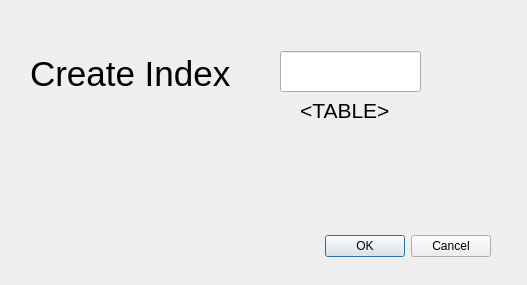
<?xml version="1.0" encoding="UTF-8"?>
<ui version="4.0">
 <class>Create_Index</class>
 <widget class="QDialog" name="Create_Index">
  <property name="geometry">
   <rect>
    <x>0</x>
    <y>0</y>
    <width>527</width>
    <height>285</height>
   </rect>
  </property>
  <property name="windowTitle">
   <string>Dialog</string>
  </property>
  <widget class="QDialogButtonBox" name="buttonBox">
   <property name="geometry">
    <rect>
     <x>150</x>
     <y>230</y>
     <width>341</width>
     <height>32</height>
    </rect>
   </property>
   <property name="orientation">
    <enum>Qt::Horizontal</enum>
   </property>
   <property name="standardButtons">
    <set>QDialogButtonBox::Cancel|QDialogButtonBox::Ok</set>
   </property>
  </widget>
  <widget class="QLineEdit" name="lineEdit">
   <property name="geometry">
    <rect>
     <x>280</x>
     <y>51</y>
     <width>141</width>
     <height>41</height>
    </rect>
   </property>
  </widget>
  <widget class="QLabel" name="label">
   <property name="geometry">
    <rect>
     <x>30</x>
     <y>33</y>
     <width>261</width>
     <height>81</height>
    </rect>
   </property>
   <property name="font">
    <font>
     <pointsize>26</pointsize>
    </font>
   </property>
   <property name="text">
    <string>Create Index</string>
   </property>
  </widget>
  <widget class="QLabel" name="label_2">
   <property name="geometry">
    <rect>
     <x>300</x>
     <y>90</y>
     <width>101</width>
     <height>41</height>
    </rect>
   </property>
   <property name="font">
    <font>
     <pointsize>16</pointsize>
    </font>
   </property>
   <property name="text">
    <string>&lt;html&gt;&lt;head/&gt;&lt;body&gt;&lt;p&gt;&amp;lt;TABLE&amp;gt;&lt;/p&gt;&lt;/body&gt;&lt;/html&gt;</string>
   </property>
  </widget>
 </widget>
 <resources/>
 <connections>
  <connection>
   <sender>buttonBox</sender>
   <signal>accepted()</signal>
   <receiver>Create_Index</receiver>
   <slot>accept()</slot>
   <hints>
    <hint type="sourcelabel">
     <x>248</x>
     <y>254</y>
    </hint>
    <hint type="destinationlabel">
     <x>157</x>
     <y>274</y>
    </hint>
   </hints>
  </connection>
  <connection>
   <sender>buttonBox</sender>
   <signal>rejected()</signal>
   <receiver>Create_Index</receiver>
   <slot>reject()</slot>
   <hints>
    <hint type="sourcelabel">
     <x>316</x>
     <y>260</y>
    </hint>
    <hint type="destinationlabel">
     <x>286</x>
     <y>274</y>
    </hint>
   </hints>
  </connection>
 </connections>
</ui>
